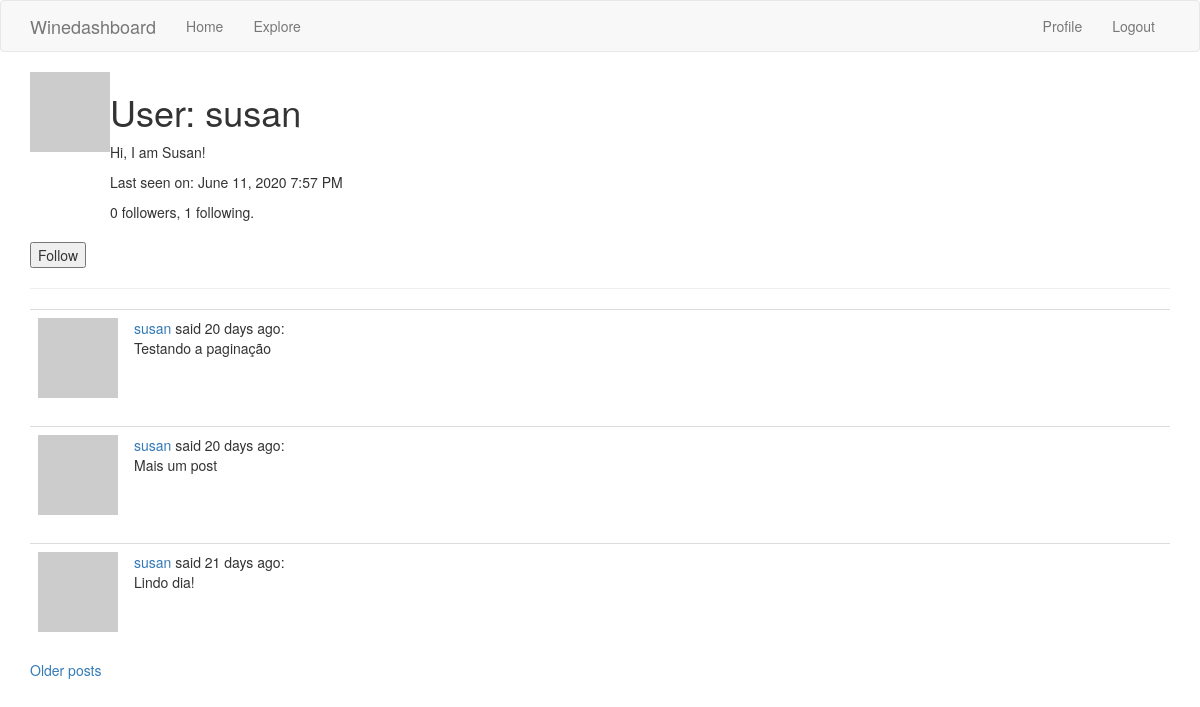
/user/susan (signed in), run on the app's committed database.
### app/models.py (models this page shows, shortened)
class User(UserMixin, db.Model):
    id = db.Column(db.Integer, primary_key=True)
    username = db.Column(db.String(64), index=True, unique=True)
    email = db.Column(db.String(120), index=True, unique=True)
    password_hash = db.Column(db.String(128))
    about_me = db.Column(db.String(140))
    last_seen = db.Column(db.DateTime, default=datetime.utcnow)
    posts = db.relationship('Post', backref='author', lazy='dynamic')
    followed = db.relationship(
        'User', secondary=followers,
        primaryjoin=(followers.c.follower_id == id),
        secondaryjoin=(followers.c.followed_id == id),
        backref=db.backref('followers', lazy='dynamic'), lazy='dynamic')
    def avatar(self, size):
        digest = md5(self.email.lower().encode('utf-8')).hexdigest()
        return 'https://www.gravatar.com/avatar/{}?d=identicon&s={}'.format(
            digest, size)
    def is_following(self, user):
        return self.followed.filter(
            followers.c.followed_id == user.id).count() > 0

class Post(db.Model):
    id = db.Column(db.Integer, primary_key=True)
    body = db.Column(db.String(140))
    timestamp = db.Column(db.DateTime, index=True, default=datetime.utcnow)
    user_id = db.Column(db.Integer, db.ForeignKey('user.id'))

### app/main/routes.py (the view)
@bp.route('/user/<username>')
@login_required
def user(username):
    user = User.query.filter_by(username=username).first_or_404()
    page = request.args.get('page', 1, type=int)
    posts = user.posts.order_by(Post.timestamp.desc()).paginate(
        page,current_app.config['POSTS_PER_PAGE'], False)
    next_url = url_for('main.user', username=user.username, page=posts.next_num) \
        if posts.has_next else None
    prev_url = url_for('main.user', username=user.username, page=posts.prev_num) \
        if posts.has_prev else None
    form = EmptyForm()
    return render_template('user.html', user=user, posts=posts.items,
                           next_url=next_url, prev_url=prev_url, form=form)

### app/main/forms.py
class EmptyForm(FlaskForm):
    submit = SubmitField('Submit')

### app/main/routes.py (called while the page is built)
@bp.before_app_request
def before_request():
    if current_user.is_authenticated:
        current_user.last_seen = datetime.utcnow()
        db.session.commit()

### app/models.py (called while the page is built)
@login.user_loader
def load_user(id):
    return User.query.get(int(id))

### app/templates/user.html (shortened to what this page needs)
{% extends "base.html" %}
{% block app_content %}
    <table>
        <tr valign="top">
            <td><img src="{{ user.avatar(128) }}"</td>
            <td>
                <h1>User: {{ user.username }}</h1>
                {% if user.about_me %}<p>{{ user.about_me }}</p>{% endif %}
                {% if user.last_seen %}
                <p>Last seen on: {{ moment(user.last_seen).format('LLL') }}</p>
                {% endif %}
                <p>{{ user.followers.count() }} followers, {{ user.followed.count() }} following.</p>
            </td>
        </tr>
    </table>
    {% if user == current_user %}
    <p><a href="{{ url_for('main.edit_profile') }}">Edit your profile</a></p>
    {% elif not current_user.is_following(user) %}
        <p>
            <form action="{{ url_for('main.follow', username=user.username) }}" method="post">
                {{ form.submit(value='Follow') }}
            </form>
        </p>
    {% endif %}
    <hr>
    {% for post in posts %}
        {% include '_post.html' %}
    {% endfor %}
    {% if next_url %}
    <a href="{{ next_url }}">Older posts</a>
    {% endif %}
{% endblock %}

### app/templates/_post.html
<table class="table table-hover">
    <tr>
        <td width="70px">
            <a href="{{ url_for('main.user', username=post.author.username) }}">
                <img src="{{ post.author.avatar(70) }}" />
            </a>
        </td>
        <td>
            <a href="{{ url_for('main.user', username=post.author.username) }}">
                {{ post.author.username }}
            </a>
            said {{ moment(post.timestamp).fromNow() }}:
            <br>
            {{ post.body }}
        </td>
    </tr>
</table>

### data on the page
User: username "susan", about_me "Hi, I am Susan!", last_seen "June 11, 2020 7:57 PM"
Post: author.username "susan", timestamp "20 days ago", body "Testando a paginação"
Post: author.username "susan", timestamp "20 days ago", body "Mais um post"
Post: author.username "susan", timestamp "21 days ago", body "Lindo dia!"

### other printed values
{{ user.followers.count() }} "0"
{{ user.followed.count() }} "1"
